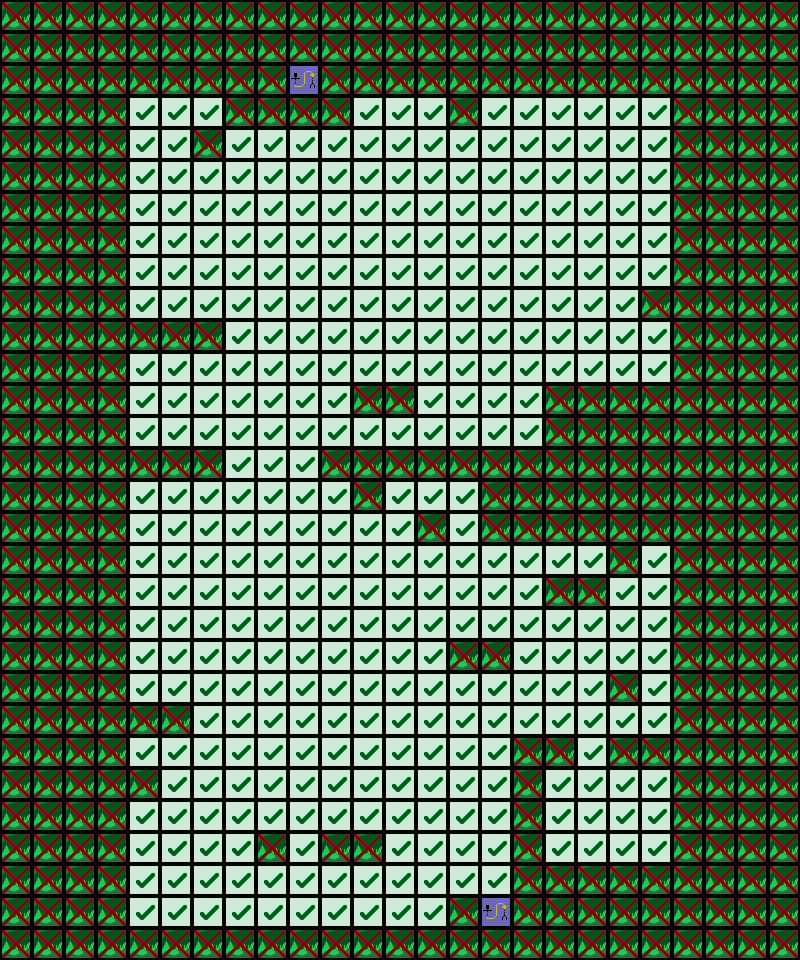

A level layout from a 2D game, rendered from its tile map. Below: a short description, then the map file with tile-grid data replaced by summaries:
An orthogonal 25x30 tile map with 32x32 px tiles, 5 tile layers (Chao, Elementos do mapa, Arvores, Overlay, ...), 2 tilesets.

<map version="1.2" tiledversion="1.2.4" orientation="orthogonal" renderorder="right-down" width="25" height="30" tilewidth="32" tileheight="32" infinite="0" nextlayerid="7" nextobjectid="1">
 <tileset firstgid="1" source="Tiles1.tsx" />
 <tileset firstgid="169" source="TilesPropriedade.tsx" />
 <layer id="2" name="Chao" width="25" height="30">
  <data>[750 cells, 750 non-empty, 15 distinct tile ids]</data>
 </layer>
 <layer id="4" name="Elementos do mapa" width="25" height="30">
  <data>[750 cells, 82 non-empty, 18 distinct tile ids]</data>
 </layer>
 <layer id="3" name="Arvores" width="25" height="30">
  <data>[750 cells, 356 non-empty, 12 distinct tile ids]</data>
 </layer>
 <layer id="5" name="Overlay" width="25" height="30">
  <properties>
   <property name="type" value="1" />
  </properties>
  <data>[750 cells, 59 non-empty, 7 distinct tile ids]</data>
 </layer>
 <layer id="6" name="Propriedade" width="25" height="30">
  <properties>
   <property name="type" value="2" />
  </properties>
  <data>[750 cells, 750 non-empty, 3 distinct tile ids]</data>
 </layer>
</map>
